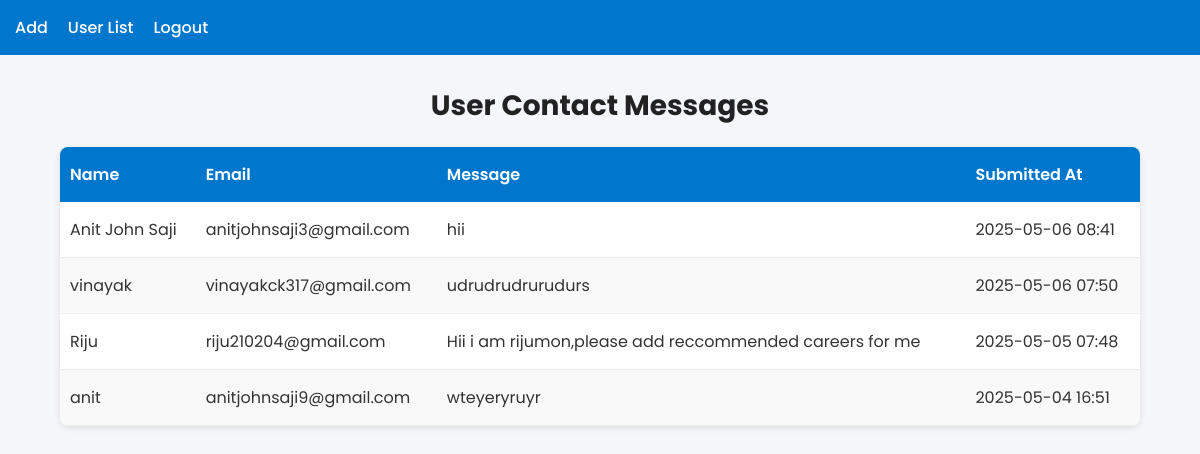
/message_list/, run on an earlier commit of the app's database.
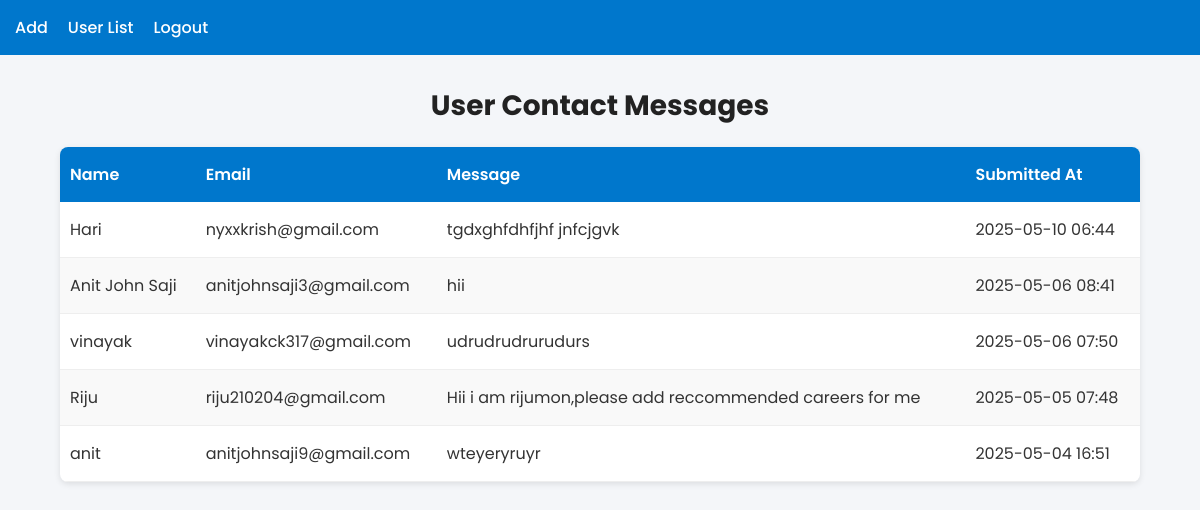
And on a later commit of the database.
### project_app/models.py (models this page shows, shortened)
class ContactMessage(models.Model):
    name = models.CharField(max_length=100)
    email = models.EmailField()
    message = models.TextField()
    submitted_at = models.DateTimeField(auto_now_add=True)

### project_app/views.py (the view)
# urls.py: path('message_list/', views.message_list, name='message_list'),
def message_list(request):
    messages = ContactMessage.objects.all().order_by('-submitted_at')
    return render(request, 'message.html', {'messages': messages})

### templates/message.html (shortened to what this page needs)
{% load static %}
<!DOCTYPE html>
<html lang="en">
<head>
    <link rel="stylesheet" href="{% static 'css/admin/message.css' %}">
</head>
<body>
 <nav>
    <a href="{% url 'add' %}">Add </a>
    <a href="{% url 'userlist' %}">User List</a>
    <a href="{% url 'logout' %}">Logout</a>
 </nav>
    <h1>User Contact Messages</h1>
    <table>
        <thead>
            <tr>
                <th>Name</th>
                <th>Email</th>
                <th>Message</th>
                <th>Submitted At</th>
            </tr>
        </thead>
        <tbody>
            {% for msg in messages %}
            <tr>
                <td data-label="Name">{{ msg.name }}</td>
                <td data-label="Email">{{ msg.email }}</td>
                <td data-label="Message">{{ msg.message }}</td>
                <td data-label="Submitted At">{{ msg.submitted_at|date:"Y-m-d H:i" }}</td>
            </tr>
            {% empty %}
            <tr><td colspan="4">No messages found.</td></tr>
            {% endfor %}
        </tbody>
    </table>
</body>
</html>

What changed in the data, as far as the page shows it:
added ContactMessage: name "Hari", email "nyxxkrish@gmail.com", message "tgdxghfdhfjhf jnfcjgvk", submitted_at "2025-05-10 06:44"
